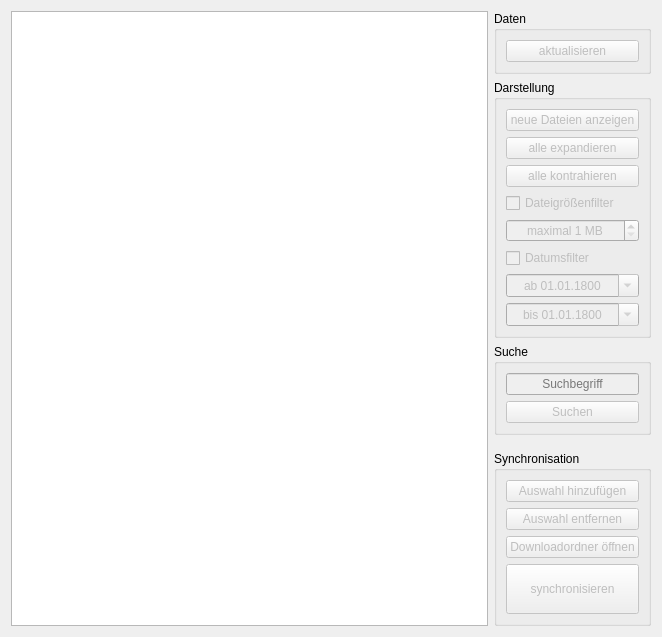
<?xml version="1.0" encoding="UTF-8"?>
<ui version="4.0">
 <class>Browser</class>
 <widget class="QWidget" name="Browser">
  <property name="geometry">
   <rect>
    <x>0</x>
    <y>0</y>
    <width>662</width>
    <height>601</height>
   </rect>
  </property>
  <property name="windowTitle">
   <string>Form</string>
  </property>
  <layout class="QGridLayout" name="gridLayout">
   <item row="0" column="0" rowspan="5">
    <widget class="QTreeView" name="dataTreeView">
     <property name="mouseTracking">
      <bool>true</bool>
     </property>
     <property name="contextMenuPolicy">
      <enum>Qt::CustomContextMenu</enum>
     </property>
     <property name="editTriggers">
      <set>QAbstractItemView::NoEditTriggers</set>
     </property>
     <property name="alternatingRowColors">
      <bool>true</bool>
     </property>
     <property name="selectionMode">
      <enum>QAbstractItemView::ExtendedSelection</enum>
     </property>
     <property name="headerHidden">
      <bool>true</bool>
     </property>
    </widget>
   </item>
   <item row="0" column="1">
    <widget class="QGroupBox" name="dataBox">
     <property name="sizePolicy">
      <sizepolicy hsizetype="Preferred" vsizetype="Maximum">
       <horstretch>0</horstretch>
       <verstretch>0</verstretch>
      </sizepolicy>
     </property>
     <property name="title">
      <string>Daten</string>
     </property>
     <layout class="QVBoxLayout" name="verticalLayout_4">
      <item>
       <widget class="QPushButton" name="refreshPushButton">
        <property name="enabled">
         <bool>false</bool>
        </property>
        <property name="text">
         <string>aktualisieren</string>
        </property>
        <property name="icon">
         <iconset resource="icons/icons.qrc">
          <normaloff>:/icons/refresh.png</normaloff>:/icons/refresh.png</iconset>
        </property>
       </widget>
      </item>
     </layout>
    </widget>
   </item>
   <item row="1" column="1">
    <widget class="QGroupBox" name="viewBox">
     <property name="sizePolicy">
      <sizepolicy hsizetype="Preferred" vsizetype="Maximum">
       <horstretch>0</horstretch>
       <verstretch>0</verstretch>
      </sizepolicy>
     </property>
     <property name="title">
      <string>Darstellung</string>
     </property>
     <layout class="QVBoxLayout" name="verticalLayout_5">
      <item>
       <widget class="QPushButton" name="showNewDataPushButton">
        <property name="enabled">
         <bool>false</bool>
        </property>
        <property name="text">
         <string>neue Dateien anzeigen</string>
        </property>
       </widget>
      </item>
      <item>
       <widget class="QPushButton" name="expandPushButton">
        <property name="enabled">
         <bool>false</bool>
        </property>
        <property name="text">
         <string>alle expandieren</string>
        </property>
       </widget>
      </item>
      <item>
       <widget class="QPushButton" name="contractPushButton">
        <property name="enabled">
         <bool>false</bool>
        </property>
        <property name="text">
         <string>alle kontrahieren</string>
        </property>
       </widget>
      </item>
      <item>
       <widget class="QCheckBox" name="sizeLimitCheckBox">
        <property name="enabled">
         <bool>false</bool>
        </property>
        <property name="text">
         <string>Dateigrößenfilter</string>
        </property>
       </widget>
      </item>
      <item>
       <widget class="QSpinBox" name="sizeLimitSpinBox">
        <property name="enabled">
         <bool>false</bool>
        </property>
        <property name="alignment">
         <set>Qt::AlignCenter</set>
        </property>
        <property name="accelerated">
         <bool>true</bool>
        </property>
        <property name="suffix">
         <string> MB</string>
        </property>
        <property name="prefix">
         <string>maximal </string>
        </property>
        <property name="minimum">
         <number>1</number>
        </property>
        <property name="maximum">
         <number>10000</number>
        </property>
        <property name="value">
         <number>1</number>
        </property>
       </widget>
      </item>
      <item>
       <widget class="QCheckBox" name="dateFilterCheckBox">
        <property name="enabled">
         <bool>false</bool>
        </property>
        <property name="text">
         <string>Datumsfilter</string>
        </property>
       </widget>
      </item>
      <item>
       <widget class="QDateEdit" name="minDateEdit">
        <property name="enabled">
         <bool>false</bool>
        </property>
        <property name="alignment">
         <set>Qt::AlignCenter</set>
        </property>
        <property name="displayFormat">
         <string>'ab' dd.MM.yyyy</string>
        </property>
        <property name="calendarPopup">
         <bool>true</bool>
        </property>
        <property name="date">
         <date>
          <year>1800</year>
          <month>1</month>
          <day>1</day>
         </date>
        </property>
       </widget>
      </item>
      <item>
       <widget class="QDateEdit" name="maxDateEdit">
        <property name="enabled">
         <bool>false</bool>
        </property>
        <property name="alignment">
         <set>Qt::AlignCenter</set>
        </property>
        <property name="accelerated">
         <bool>true</bool>
        </property>
        <property name="displayFormat">
         <string>'bis' dd.MM.yyyy</string>
        </property>
        <property name="calendarPopup">
         <bool>true</bool>
        </property>
        <property name="date">
         <date>
          <year>1800</year>
          <month>1</month>
          <day>1</day>
         </date>
        </property>
       </widget>
      </item>
     </layout>
    </widget>
   </item>
   <item row="2" column="1">
    <widget class="QGroupBox" name="searchBox">
     <property name="sizePolicy">
      <sizepolicy hsizetype="Preferred" vsizetype="Maximum">
       <horstretch>0</horstretch>
       <verstretch>0</verstretch>
      </sizepolicy>
     </property>
     <property name="title">
      <string>Suche</string>
     </property>
     <layout class="QVBoxLayout" name="verticalLayout_6">
      <item>
       <widget class="QLineEdit" name="searchLineEdit">
        <property name="enabled">
         <bool>false</bool>
        </property>
        <property name="sizePolicy">
         <sizepolicy hsizetype="Preferred" vsizetype="Fixed">
          <horstretch>0</horstretch>
          <verstretch>0</verstretch>
         </sizepolicy>
        </property>
        <property name="toolTip">
         <string>&lt;html&gt;&lt;head/&gt;&lt;body&gt;&lt;p&gt;Gib hier den Namen (bzw. Teile davon) von Dateien/Ordnern/Veranstaltungen ein, um diese zu suchen. Gefundene Ergebnisse werden selektiert. Das Suchfenster unterstützt auch RegExp.&lt;/p&gt;&lt;/body&gt;&lt;/html&gt;</string>
        </property>
        <property name="alignment">
         <set>Qt::AlignCenter</set>
        </property>
        <property name="placeholderText">
         <string>Suchbegriff</string>
        </property>
       </widget>
      </item>
      <item>
       <widget class="QPushButton" name="searchPushButton">
        <property name="enabled">
         <bool>false</bool>
        </property>
        <property name="text">
         <string>Suchen</string>
        </property>
        <property name="icon">
         <iconset resource="icons/icons.qrc">
          <normaloff>:/icons/magnifier.png</normaloff>:/icons/magnifier.png</iconset>
        </property>
       </widget>
      </item>
     </layout>
    </widget>
   </item>
   <item row="3" column="1">
    <spacer name="verticalSpacer">
     <property name="orientation">
      <enum>Qt::Vertical</enum>
     </property>
     <property name="sizeType">
      <enum>QSizePolicy::MinimumExpanding</enum>
     </property>
     <property name="sizeHint" stdset="0">
      <size>
       <width>20</width>
       <height>10</height>
      </size>
     </property>
    </spacer>
   </item>
   <item row="4" column="1">
    <widget class="QGroupBox" name="synchronisationBox">
     <property name="sizePolicy">
      <sizepolicy hsizetype="Preferred" vsizetype="Maximum">
       <horstretch>0</horstretch>
       <verstretch>0</verstretch>
      </sizepolicy>
     </property>
     <property name="title">
      <string>Synchronisation</string>
     </property>
     <layout class="QVBoxLayout" name="verticalLayout_3">
      <item>
       <widget class="QPushButton" name="addSelectionPushButton">
        <property name="enabled">
         <bool>false</bool>
        </property>
        <property name="text">
         <string>Auswahl hinzufügen</string>
        </property>
       </widget>
      </item>
      <item>
       <widget class="QPushButton" name="removeSelectionPushButton">
        <property name="enabled">
         <bool>false</bool>
        </property>
        <property name="text">
         <string>Auswahl entfernen</string>
        </property>
       </widget>
      </item>
      <item>
       <widget class="QPushButton" name="openDownloadfolderPushButton">
        <property name="enabled">
         <bool>false</bool>
        </property>
        <property name="text">
         <string>Downloadordner öffnen</string>
        </property>
       </widget>
      </item>
      <item>
       <widget class="QPushButton" name="syncPushButton">
        <property name="enabled">
         <bool>false</bool>
        </property>
        <property name="minimumSize">
         <size>
          <width>0</width>
          <height>50</height>
         </size>
        </property>
        <property name="text">
         <string>synchronisieren</string>
        </property>
        <property name="icon">
         <iconset resource="icons/icons.qrc">
          <normaloff>:/icons/download.png</normaloff>:/icons/download.png</iconset>
        </property>
        <property name="default">
         <bool>true</bool>
        </property>
       </widget>
      </item>
     </layout>
    </widget>
   </item>
  </layout>
 </widget>
 <resources>
  <include location="icons/icons.qrc"/>
 </resources>
 <connections/>
</ui>
